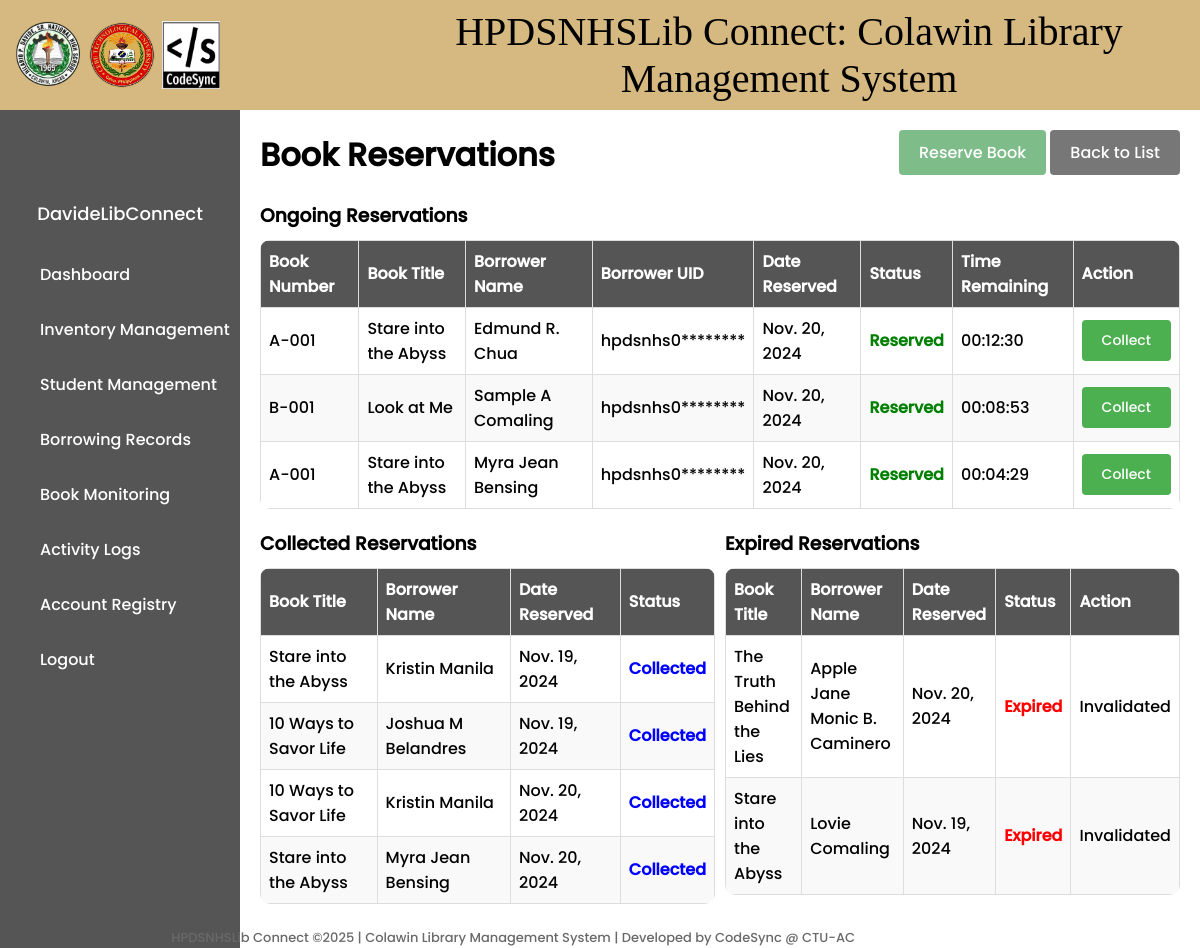
Before: /reservation-list/ (signed in) with the older database file.
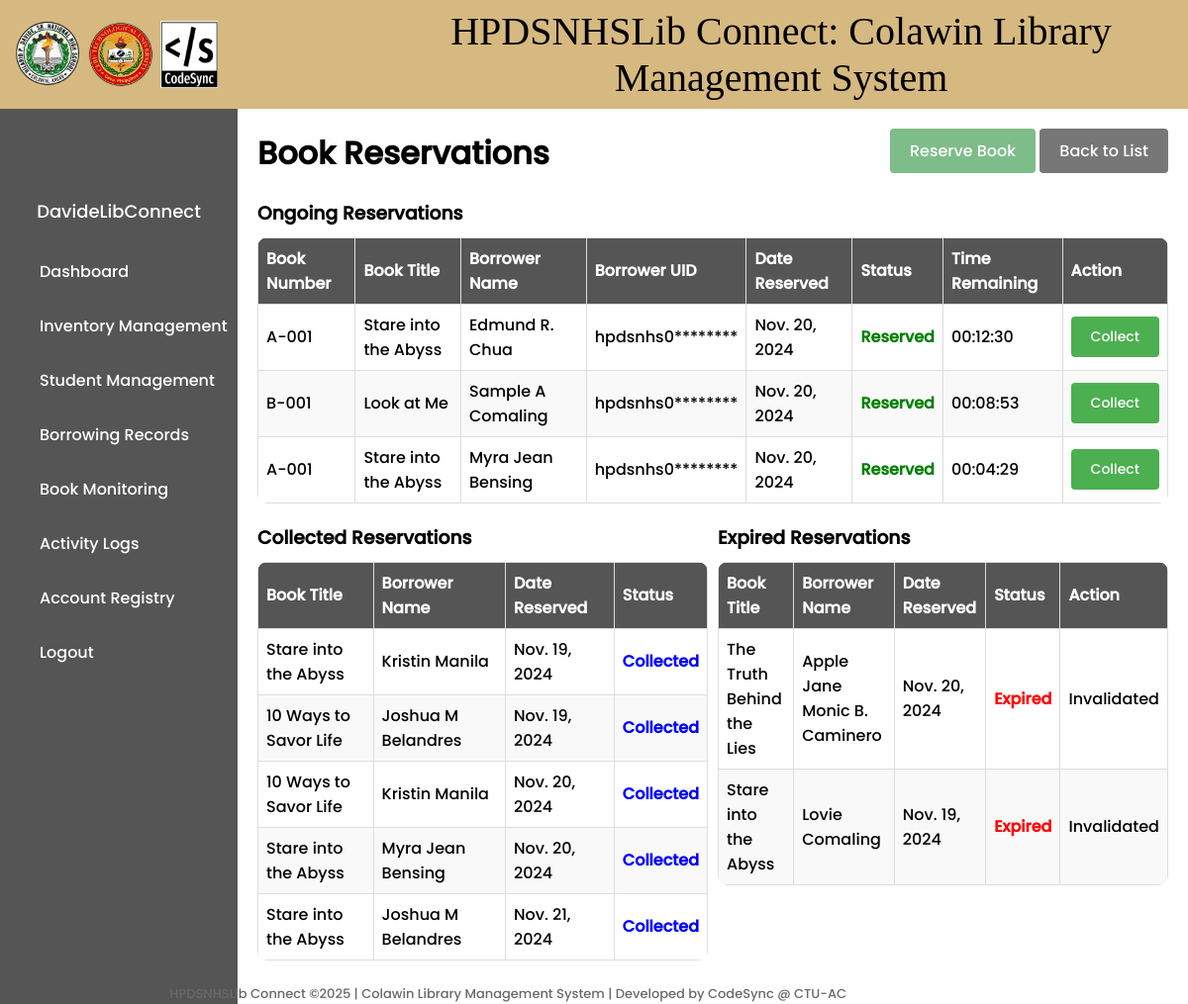
After: the same page with the newer database file.
### library/models.py (models this page shows, shortened)
class BookReservation(models.Model):
    reservation_number = models.AutoField(primary_key=True)
    book_number = models.CharField(max_length=20, blank=True)
    book_title = models.CharField(max_length=200, blank=True)
    author = models.CharField(max_length=200, blank=True)
    borrower_uid_number = models.CharField(max_length=20)
    borrower_name = models.CharField(max_length=100, blank=True)
    reservation_date = models.DateTimeField(auto_now_add=True)
    collected_date = models.DateTimeField(blank=True, null=True)
    due_date = models.DateTimeField(blank=True, null=True)
    librarian_name = models.CharField(max_length=100, blank=True)
    status = models.CharField(max_length=50, default='Reserved')
    penalty = models.CharField(max_length=255, blank=True, null=True)
    def save(self, *args, **kwargs):
        if self.book_number:
            try:
                book = BookInventory.objects.get(book_number=self.book_number)
                self.book_title = book.book_title
                self.author = book.author
            except BookInventory.DoesNotExist:
                self.book_title = ""
                self.author = ""
        if self.borrower_uid_number:
            try:
                borrower = Borrower.objects.get(borrower_uid=self.borrower_uid_number)
                self.borrower_name = borrower.borrower_name
            except Borrower.DoesNotExist:
                self.borrower_name = ""
        super().save(*args, **kwargs)

### library/views.py (the view)
# urls.py: path('reservation-list/', views.reservation_list, name='reservation-list'),
@login_required
def reservation_list(request):
    expire_reservations()
    reservations = BookReservation.objects.all()
    ongoing_reservations = reservations.filter(status='Reserved')
    collected_reservations = reservations.filter(status='Collected')
    expired_reservations = reservations.filter(status='Expired')
    for reservation in ongoing_reservations:
        reservation.time_remaining = max(
            timedelta(hours=24) - (now() - reservation.reservation_date),
            timedelta(0)
        )
    ongoing_reservations = sorted(
        ongoing_reservations,
        key=lambda x: x.reservation_date,
        reverse=True
    )
    expired_reservations = sorted(
        expired_reservations,
        key=lambda x: x.reservation_date,
        reverse=True
    )
    context = {
        'ongoing_reservations': ongoing_reservations,
        'collected_reservations': collected_reservations,
        'expired_reservations': expired_reservations,
    }
    return render(request, 'library/reservation_list.html', context)

### library/context_processors.py (called while the page is built)
def navbar_context(request):
    username = None
    if request.user.is_authenticated:
        username = request.user.username
    return {'username': username}

### library/models.py (called while the page is built, shortened)
    def save(self, *args, **kwargs):
        if not self.qr_code:
            qr_code_file = generate_qr_code(self.book_number)
            self.qr_code.save(f"{self.book_number}.png", qr_code_file, save=False)
        super().save(*args, **kwargs)

### library/views.py (called while the page is built)
def expire_reservations():
    expired_reservations = BookReservation.objects.filter(
        status='Reserved',
        reservation_date__lt=now() - timedelta(hours=24)
    )
    for reservation in expired_reservations:
        try:
            book = BookInventory.objects.get(book_number=reservation.book_number)
            book.status = 'Available'
            book.save()
        except BookInventory.DoesNotExist:
            pass
        reservation.status = 'Expired'
        reservation.save()

### library/templates/library/reservation_list.html (shortened to what the changed rows need)
{% extends 'main.html' %}
{% load static %}
{% block content %}
<!DOCTYPE html>
<html>
<head>
</head>
<body>
    <div class="main-content">
        <div style="display: flex; flex-direction: row; justify-content: space-between;">
        <h1>Book Reservations</h1>
        </div>
        <div class="table-container">
            <div class="table-wrapper" style="width: 100%;">
                <table>
                    <thead>
                        <tr>
                            <th>Book Number</th>
                            <th>Book Title</th>
                            <th>Borrower Name</th>
                            <th>Borrower UID</th>
                            <th>Date Reserved</th>
                            <th>Status</th>
                            <th>Time Remaining</th>
                            <th>Action</th>
                        </tr>
                    </thead>
                    <tbody>
                        {% for reservation in ongoing_reservations %}
                            <tr class="reserved-row">
                                <td>{{ reservation.book_number }}</td>
                                <td>{{ reservation.book_title }}</td>
                                <td>{{ reservation.borrower_name }}</td>
                                <td class="borrower-uid">{{ reservation.borrower_uid_number }}</td>
                                <td>{{ reservation.reservation_date.date }}</td>
                                <td><span class="status reserved">{{ reservation.status }}</span></td>
                                <td>
                                    <span class="countdown" data-time-remaining="{{ reservation.time_remaining.total_seconds }}"></span>
                                </td>
                                <td>
                                    <button onclick="openValidationModal('{{ reservation.reservation_number }}')" class="btn-save">
                                        Collect
                                    </button>
                                </td>
                            </tr>
                        {% empty %}
                            <tr>
                                <td colspan="8" style="text-align: center;">No ongoing reservations found.</td>
                            </tr>
                        {% endfor %}
                    </tbody>
                </table>
            </div>
        </div>
        <div class="table-container">
            <div class="table-wrapper" style="width: 50%; float: left;">
                <table>
                    <thead>
                        <tr>
                            <th>Book Title</th>
                            <th>Borrower Name</th>
                            <th>Date Reserved</th>
                            <th>Status</th>
                        </tr>
                    </thead>
                    <tbody>
                        {% for reservation in collected_reservations %}
                            {% if reservation.status == 'Collected' %}
                                <tr class="collected-row">
                                    <td>{{ reservation.book_title }}</td>
                                    <td>{{ reservation.borrower_name }}</td>
                                    <td>{{ reservation.reservation_date.date }}</td>
                                    <td>
                                        <span class="status collected">{{ reservation.status }}</span>
                                    </td>
                                </tr>
                            {% endif %}
                        {% empty %}
                            <tr>
                                <td colspan="4" style="text-align: center;">No collected reservations found.</td>
                            </tr>
                        {% endfor %}
                    </tbody>
                </table>
            </div>
            <div class="table-wrapper" style="width: 50%; float: left;">
                <table>
                    <thead>
                        <tr>
                            <th>Book Title</th>
                            <th>Borrower Name</th>
                            <th>Date Reserved</th>
                            <th>Status</th>
                            <th>Action</th>
                        </tr>
                    </thead>
                    <tbody>
                        {% for reservation in expired_reservations %}
                            <tr class="cancelled-row">
                                <td>{{ reservation.book_title }}</td>
                                <td>{{ reservation.borrower_name }}</td>
                                <td>{{ reservation.reservation_date.date }}</td>
                                <td><span class="status cancelled">{{ reservation.status }}</span></td>
                                <td>Invalidated</td>
                            </tr>
                        {% empty %}
                            <tr>
                                <td colspan="5" style="text-align: center;">No expired reservations found.</td>
                            </tr>
                        {% endfor %}
                    </tbody>
                </table>
            </div>
        </div>
    </div>
</body>
</html>
{% endblock %}

Changed rows visible on the page:
added BookReservation: book_title "Stare into the Abyss", borrower_name "Joshua M Belandres", reservation_date "Nov. 21, 2024", status "Collected", shown under "Collected Reservations"
